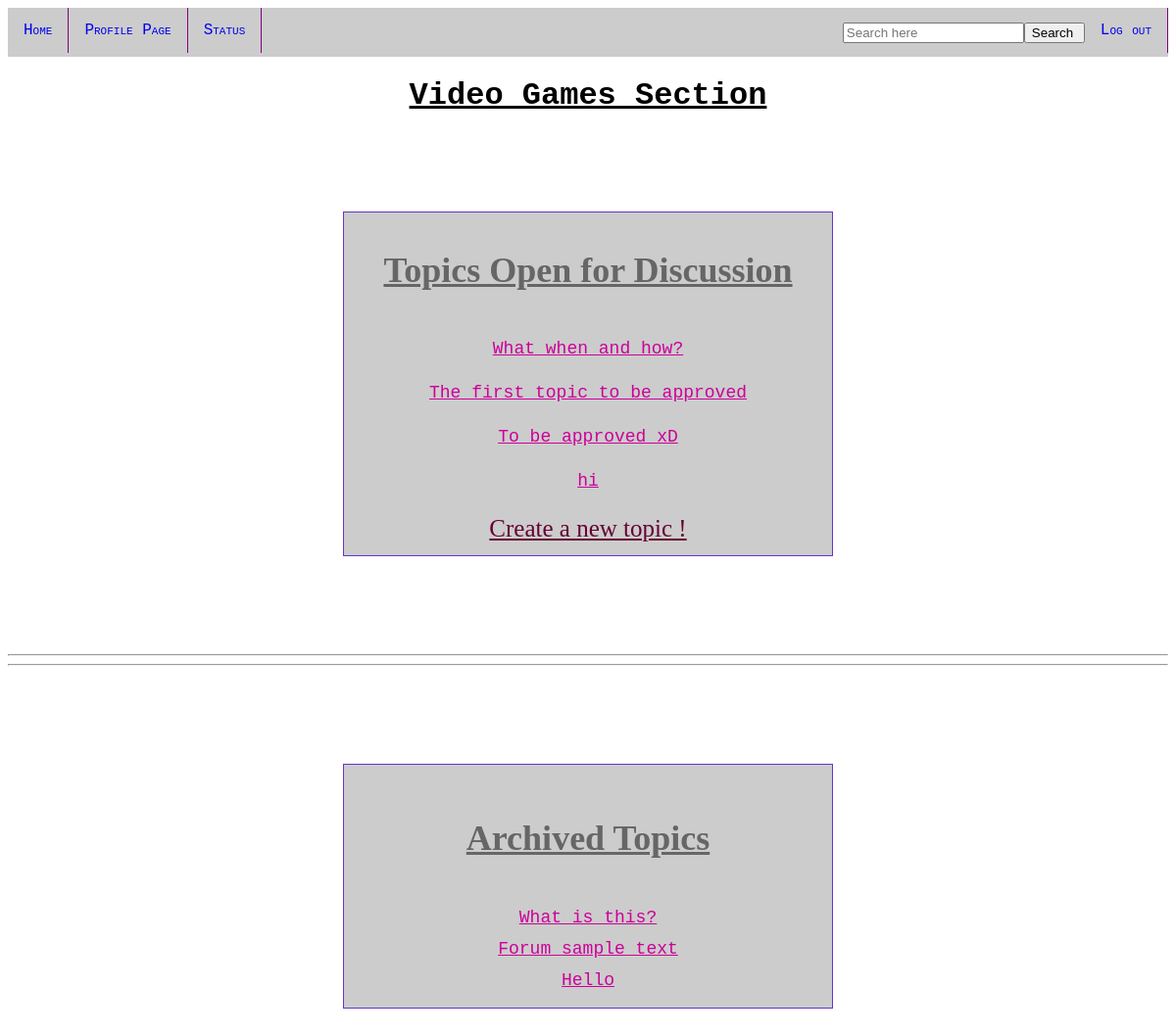
The page /vgames.php?id=Video Games on the database its author committed.
### tables this page shows
CREATE TABLE `question` (
  `Id` int(2) DEFAULT NULL,
  `Submitter` varchar(100) NOT NULL,
  `Topic` varchar(100) NOT NULL,
  `Section` varchar(100) NOT NULL,
  `Approved` int(2) NOT NULL DEFAULT '0',
  `Closed` int(2) NOT NULL DEFAULT '0',
  `Time` varchar(100) NOT NULL,
  `Reason` varchar(100) DEFAULT NULL
);

### vgames.php (the view, shortened to what this page needs)
<!DOCTYPE html PUBLIC "-//W3C//DTD XHTML 1.0 Transitional//EN" "http://www.w3.org/TR/xhtml1/DTD/xhtml1-transitional.dtd">
<html xmlns="http://www.w3.org/1999/xhtml">
<head>
<?php
$title=$_GET['id'];
?>
</head>
<?php
require_once("config.php");
require_once("navbar.php");
?>
	<div align="center">
	<h1 class='hmm'><?php echo "$title Section";?></h1>
	<table>
			<tr><td>
			<h1 style="color:#666666;text-decoration:underline;font-family:"Courier New", Courier, monospace>Topics Open for Discussion</h1>
			</td></tr>
			<?php
			$sql="SELECT Topic,Id FROM question WHERE Approved=1 AND Closed=0 AND Section='$title'";
			$result=mysqli_query($conn,$sql);
			while($hey=mysqli_fetch_assoc($result))
			{
				$id1=$hey['Topic'];
				echo "<tr><td><br>";
				echo "<a href='vgames1.php?id1=".$id1."&title=$title' class='damn'>".$hey['Topic']."</a>";
				echo "</tr></td>";
			}
			?>
		<tr><td>
		<?php session_start();$temp=$_SESSION['Name'];
		$sql1="SELECT Id FROM demo WHERE Name='$temp'";
		$result1=mysqli_query($conn,$sql1);
		$hey1=mysqli_fetch_assoc($result1);
		$id=$hey1['Id'];
		?>
		<br>
		<a href=<?php echo "topic.php?topic=$id&title=$title" ?> style="color:#660033;font-size:25px;">Create a new topic !</a>
		</td></tr>
	</table>
	</div>
	<hr >
	<hr >
	<div align="center">
	<table>
		<tr><td>
			<h1 style="color:#666666;text-decoration:underline;">Archived Topics</h1>
		</td></tr>
		<?php
			$sql="SELECT Topic,Id FROM question WHERE Approved=1 AND Closed=1 AND Section='$title'";
			$result=mysqli_query($conn,$sql);
			while($hey=mysqli_fetch_assoc($result))
			{	$id1=$hey['Topic'];
				echo "<tr><td>";
				echo "<a href='vgames1.php?id2=".$id1."&title=$title' class='damn'>".$hey['Topic']."</a>";
			}
			?>
	</div>
<body>
</body>
</html>

### vgames.php (style rules this page uses)
h1.hmm { color:black;text-decoration:underline;font-family:"Courier New", Courier, monospace; }
a.damn { color:#CC0099; font-family:"Courier New", Courier, monospace; }
table { border:1px solid #6633CC; padding:10px; margin:100px; text-align:center; width:500px; height:250px; background:#CCCCCC }
td,tr { font-size:large; text-align:center; }

### rows shown on the page
question: Topic "What when and how?"
question: Topic "The first topic to be approved"
question: Topic "To be approved xD"
question: Topic "hi"
question: Topic "What is this?"
question: Topic "Forum sample text"
question: Topic "Hello"

### other values the page prints
$title "Video Games"
